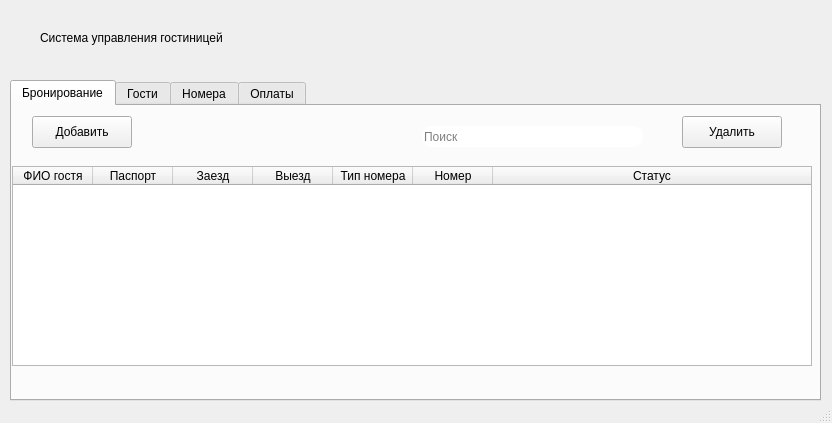
<?xml version="1.0" encoding="UTF-8"?>
<ui version="4.0">
 <class>AdminWindow</class>
 <widget class="QMainWindow" name="AdminWindow">
  <property name="geometry">
   <rect>
    <x>0</x>
    <y>0</y>
    <width>832</width>
    <height>423</height>
   </rect>
  </property>
  <property name="windowTitle">
   <string>Главное окно</string>
  </property>
  <widget class="QWidget" name="centralwidget">
   <widget class="QLabel" name="label">
    <property name="geometry">
     <rect>
      <x>40</x>
      <y>30</y>
      <width>221</width>
      <height>16</height>
     </rect>
    </property>
    <property name="text">
     <string>Система управления гостиницей</string>
    </property>
   </widget>
   <widget class="QTabWidget" name="menu">
    <property name="geometry">
     <rect>
      <x>10</x>
      <y>80</y>
      <width>811</width>
      <height>321</height>
     </rect>
    </property>
    <property name="accessibleName">
     <string/>
    </property>
    <property name="tabShape">
     <enum>QTabWidget::TabShape::Rounded</enum>
    </property>
    <property name="currentIndex">
     <number>0</number>
    </property>
    <property name="tabsClosable">
     <bool>false</bool>
    </property>
    <widget class="QWidget" name="booking">
     <property name="tabletTracking">
      <bool>false</bool>
     </property>
     <attribute name="title">
      <string>Бронирование</string>
     </attribute>
     <widget class="QPushButton" name="AddButton_booking">
      <property name="geometry">
       <rect>
        <x>20</x>
        <y>10</y>
        <width>100</width>
        <height>32</height>
       </rect>
      </property>
      <property name="text">
       <string>Добавить</string>
      </property>
     </widget>
     <widget class="QTableWidget" name="ViewWidget_booking">
      <property name="geometry">
       <rect>
        <x>0</x>
        <y>60</y>
        <width>800</width>
        <height>200</height>
       </rect>
      </property>
      <property name="minimumSize">
       <size>
        <width>800</width>
        <height>200</height>
       </size>
      </property>
      <property name="maximumSize">
       <size>
        <width>800</width>
        <height>200</height>
       </size>
      </property>
      <property name="alternatingRowColors">
       <bool>false</bool>
      </property>
      <attribute name="horizontalHeaderVisible">
       <bool>true</bool>
      </attribute>
      <attribute name="horizontalHeaderCascadingSectionResizes">
       <bool>true</bool>
      </attribute>
      <attribute name="horizontalHeaderDefaultSectionSize">
       <number>80</number>
      </attribute>
      <attribute name="horizontalHeaderShowSortIndicator" stdset="0">
       <bool>true</bool>
      </attribute>
      <attribute name="horizontalHeaderStretchLastSection">
       <bool>true</bool>
      </attribute>
      <column>
       <property name="text">
        <string>ФИО гостя</string>
       </property>
      </column>
      <column>
       <property name="text">
        <string>Паспорт</string>
       </property>
      </column>
      <column>
       <property name="text">
        <string>Заезд</string>
       </property>
      </column>
      <column>
       <property name="text">
        <string>Выезд</string>
       </property>
      </column>
      <column>
       <property name="text">
        <string>Тип номера</string>
       </property>
      </column>
      <column>
       <property name="text">
        <string>Номер</string>
       </property>
      </column>
      <column>
       <property name="text">
        <string>Статус</string>
       </property>
      </column>
     </widget>
     <widget class="QLineEdit" name="SearchLabel">
      <property name="geometry">
       <rect>
        <x>410</x>
        <y>20</y>
        <width>221</width>
        <height>21</height>
       </rect>
      </property>
      <property name="styleSheet">
       <string notr="true">border-radius:10px;</string>
      </property>
      <property name="placeholderText">
       <string>Поиск</string>
      </property>
     </widget>
     <widget class="QPushButton" name="pushButton">
      <property name="geometry">
       <rect>
        <x>670</x>
        <y>10</y>
        <width>100</width>
        <height>32</height>
       </rect>
      </property>
      <property name="text">
       <string>Удалить</string>
      </property>
     </widget>
    </widget>
    <widget class="QWidget" name="people">
     <attribute name="title">
      <string>Гости</string>
     </attribute>
     <widget class="QTableWidget" name="ViewWidget_people">
      <property name="geometry">
       <rect>
        <x>0</x>
        <y>70</y>
        <width>800</width>
        <height>200</height>
       </rect>
      </property>
      <property name="minimumSize">
       <size>
        <width>800</width>
        <height>200</height>
       </size>
      </property>
      <property name="maximumSize">
       <size>
        <width>800</width>
        <height>200</height>
       </size>
      </property>
      <property name="alternatingRowColors">
       <bool>false</bool>
      </property>
      <attribute name="horizontalHeaderVisible">
       <bool>true</bool>
      </attribute>
      <attribute name="horizontalHeaderCascadingSectionResizes">
       <bool>true</bool>
      </attribute>
      <attribute name="horizontalHeaderDefaultSectionSize">
       <number>80</number>
      </attribute>
      <attribute name="horizontalHeaderShowSortIndicator" stdset="0">
       <bool>true</bool>
      </attribute>
      <attribute name="horizontalHeaderStretchLastSection">
       <bool>true</bool>
      </attribute>
      <column>
       <property name="text">
        <string>ФИО гостя</string>
       </property>
      </column>
      <column>
       <property name="text">
        <string>Паспорт</string>
       </property>
      </column>
      <column>
       <property name="text">
        <string>Дата въезда</string>
       </property>
      </column>
      <column>
       <property name="text">
        <string>Дата выезда</string>
       </property>
      </column>
     </widget>
    </widget>
    <widget class="QWidget" name="number">
     <attribute name="title">
      <string>Номера</string>
     </attribute>
     <widget class="QTableWidget" name="ViewWidget_number">
      <property name="geometry">
       <rect>
        <x>0</x>
        <y>40</y>
        <width>800</width>
        <height>200</height>
       </rect>
      </property>
      <property name="minimumSize">
       <size>
        <width>800</width>
        <height>200</height>
       </size>
      </property>
      <property name="maximumSize">
       <size>
        <width>800</width>
        <height>200</height>
       </size>
      </property>
      <property name="alternatingRowColors">
       <bool>false</bool>
      </property>
      <attribute name="horizontalHeaderVisible">
       <bool>true</bool>
      </attribute>
      <attribute name="horizontalHeaderCascadingSectionResizes">
       <bool>true</bool>
      </attribute>
      <attribute name="horizontalHeaderDefaultSectionSize">
       <number>80</number>
      </attribute>
      <attribute name="horizontalHeaderShowSortIndicator" stdset="0">
       <bool>true</bool>
      </attribute>
      <attribute name="horizontalHeaderStretchLastSection">
       <bool>true</bool>
      </attribute>
      <column>
       <property name="text">
        <string>Номер</string>
       </property>
      </column>
      <column>
       <property name="text">
        <string>Тип</string>
       </property>
      </column>
      <column>
       <property name="text">
        <string>Цена</string>
       </property>
      </column>
      <column>
       <property name="text">
        <string>Статус</string>
       </property>
      </column>
     </widget>
    </widget>
    <widget class="QWidget" name="paying">
     <attribute name="title">
      <string>Оплаты</string>
     </attribute>
     <widget class="QTableWidget" name="ViewWidget_paying">
      <property name="geometry">
       <rect>
        <x>0</x>
        <y>40</y>
        <width>800</width>
        <height>200</height>
       </rect>
      </property>
      <property name="minimumSize">
       <size>
        <width>800</width>
        <height>200</height>
       </size>
      </property>
      <property name="maximumSize">
       <size>
        <width>800</width>
        <height>200</height>
       </size>
      </property>
      <property name="alternatingRowColors">
       <bool>false</bool>
      </property>
      <attribute name="horizontalHeaderVisible">
       <bool>true</bool>
      </attribute>
      <attribute name="horizontalHeaderCascadingSectionResizes">
       <bool>true</bool>
      </attribute>
      <attribute name="horizontalHeaderDefaultSectionSize">
       <number>80</number>
      </attribute>
      <attribute name="horizontalHeaderShowSortIndicator" stdset="0">
       <bool>true</bool>
      </attribute>
      <attribute name="horizontalHeaderStretchLastSection">
       <bool>true</bool>
      </attribute>
      <column>
       <property name="text">
        <string>Дата</string>
       </property>
      </column>
      <column>
       <property name="text">
        <string>Гость</string>
       </property>
      </column>
      <column>
       <property name="text">
        <string>Сумма</string>
       </property>
      </column>
      <column>
       <property name="text">
        <string>Статус</string>
       </property>
      </column>
     </widget>
     <widget class="QLabel" name="sum_view_paying">
      <property name="geometry">
       <rect>
        <x>660</x>
        <y>10</y>
        <width>111</width>
        <height>31</height>
       </rect>
      </property>
      <property name="text">
       <string/>
      </property>
     </widget>
    </widget>
   </widget>
   <widget class="QLabel" name="RoleText">
    <property name="geometry">
     <rect>
      <x>110</x>
      <y>50</y>
      <width>201</width>
      <height>16</height>
     </rect>
    </property>
    <property name="text">
     <string/>
    </property>
   </widget>
  </widget>
  <widget class="QStatusBar" name="statusbar"/>
 </widget>
 <tabstops>
  <tabstop>menu</tabstop>
 </tabstops>
 <resources>
  <include location="res-rc.qrc"/>
 </resources>
 <connections/>
</ui>
